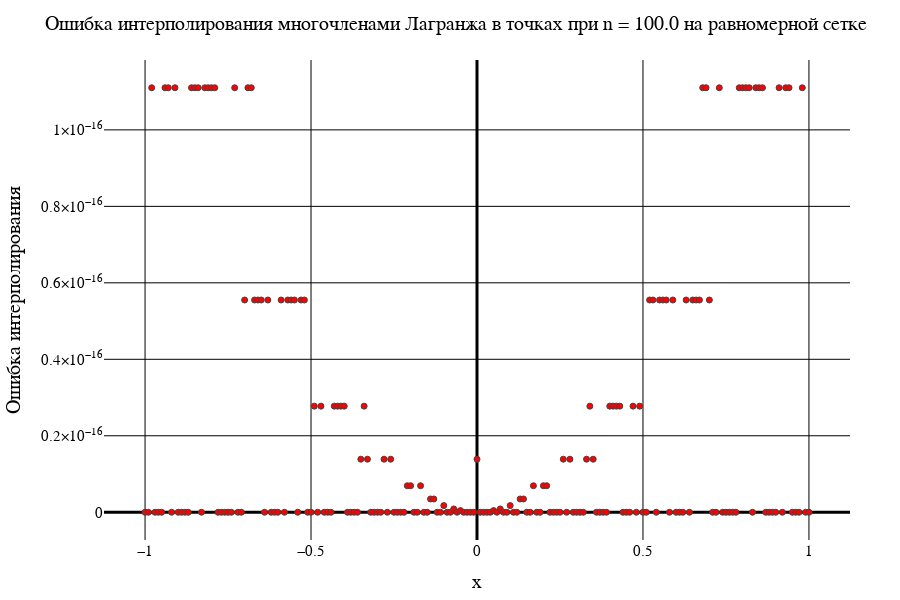

The notebook cell this image was saved under:
### Code cell
data1[2]

### Figure 1 — Plotly figure (JSON) as saved in the notebook; plotly's stock layout.template omitted (floating-point values rounded to 4 significant figures; data arrays with more than 128 entries replaced by an {"elided": "..."} marker saying what was removed)
{"data": [{"marker": {"color": "red", "line": {"width": 1}, "showline": true}, "mode": "markers", "type": "scatter", "x": {"elided": "201 float values"}, "y": {"elided": "201 float values"}}], "layout": {"coloraxis": {"outlinecolor": "black"}, "font": {"color": "black", "family": "Times New Roman"}, "height": 600, "margin": {"b": 50, "l": 50, "r": 50, "t": 60}, "paper_bgcolor": "white", "plot_bgcolor": "white", "title": {"autosize": false, "font": {"color": "black", "family": "Times New Roman", "size": 20}, "paper_bgcolor": "red", "text": "Ошибка интерполирования многочленами Лагранжа в точках при n = 100.0 на равномерной сетке"}, "width": 900, "xaxis": {"color": "black", "gridcolor": "black", "gridwidth": 1, "tickfont": {"size": 15}, "title": {"font": {"color": "black", "family": "Times New Roman", "size": 20}, "text": "x"}, "zerolinecolor": "black", "zerolinewidth": 3}, "yaxis": {"exponentformat": "power", "gridcolor": "black", "gridwidth": 1, "tickfont": {"size": 15}, "title": {"font": {"color": "black", "family": "Times New Roman", "size": 20}, "text": "Ошибка интерполирования"}, "zerolinecolor": "black", "zerolinewidth": 3}}}
